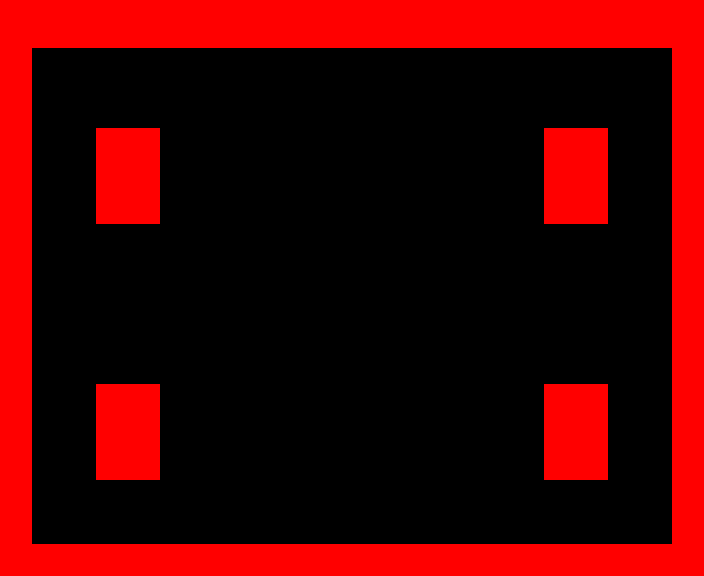

A level layout from a 2D game, rendered from its tile map. Below: a short description, then the map file with tile-grid data replaced by summaries:
An orthogonal 22x18 tile map with 32x32 px tiles, 1 tile layer (collision), 1 hidden layer not drawn, 2 tilesets.

<map version="1.0" orientation="orthogonal" width="22" height="18" tilewidth="32" tileheight="32">
 <tileset firstgid="1" name="collision" tilewidth="32" tileheight="32">
  <image source="collision.png" width="160" height="64" />
  <tile id="0">
   <properties>
    <property name="blocked" value="true" />
   </properties>
  </tile>
  <tile id="1">
   <properties>
    <property name="blocked" value="true" />
   </properties>
  </tile>
 </tileset>
 <tileset firstgid="11" name="tile" tilewidth="32" tileheight="32">
  <image source="tile.png" trans="ffffff" width="128" height="128" />
  <tile id="1">
   <properties>
    <property name="blocked" value="false" />
   </properties>
  </tile>
 </tileset>
 <layer name="collision" width="22" height="18">
  <properties>
   <property name="collision" value="collision" />
  </properties>
  <data>[396 cells, 120 non-empty, 2 distinct tile ids]</data>
 </layer>
 <layer name="tiles" width="22" height="18" visible="0">
  <data>[396 cells, 396 non-empty, 4 distinct tile ids]</data>
 </layer>
</map>